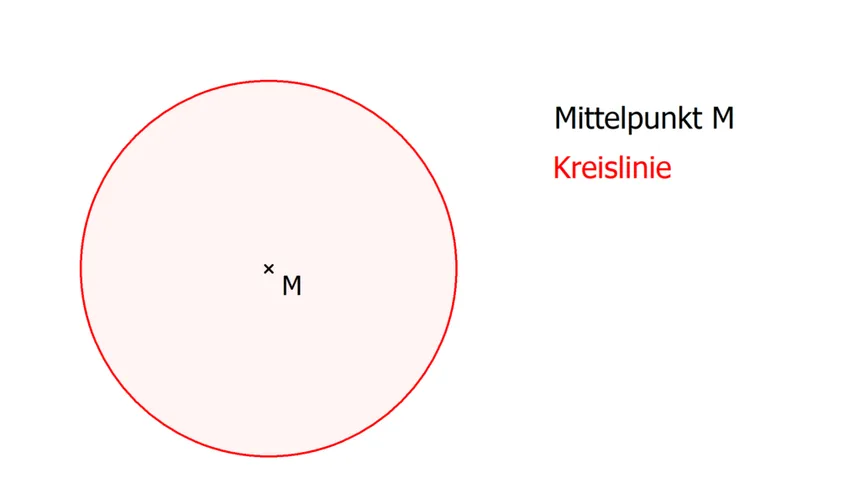
#> input picture 007-1-1024x576.bmp, 860 x 484 px; its folder holds only this picture in this run
$ python detect.py
#> lines starting #> are read from the running program, lines starting #| are printed output that depends on the picture; after the words box and inside, x2 and y2 are one past the last pixel; in counts of white or black regions, pixels touching at a corner belong together
#> the answer given: 007-1-1024x576.bmp
from tkinter import filedialog
import numpy as np
import cv2
from matplotlib import pyplot as plt
from IPython.display import Image, display

from tkinter import Tk
from tkinter.filedialog import askopenfilename

class CircleDetectorBuilder(object):

    # Testing
    #cv2.bilateralFilter (removes noise, leaves the egdes intact) still more testing involved
    #---------------------------------------------------------
    # TOP PRIORITY
    # Try out MSER blob detector
    # Blob Descriptor for texture recongnition
    # marker-based image segmentation using watershed algorithm

    #-------------------------------------------------------
    # #Try out Find Contours
    # Try out template Matching (pyramid)


    def __init__(self, filename: str, showFlag: bool, C: float):
        self.img = None
        self.filename = filename
        self.originalImage = None
        self.images = [self.originalImage]
        self.showFlag = showFlag
        self.C = C
        self.circles = None

    # [4 lines left out: function with_read_image_unchanged, not called in this run]

    def with_read_image(self):
        self.img = cv2.imread(self.filename)
#> self.img is the input picture: shape (484, 860, 3); mean B, G, R 249.1, 249.4, 253.7
        self.originalImage = self.img.copy()
        return self

    def with_resize_absolute(self, toX=800.0, toY=640.0):
#> called with toX = 720, toY = 480
        self.img = cv2.resize(self.img, (toX, toY))
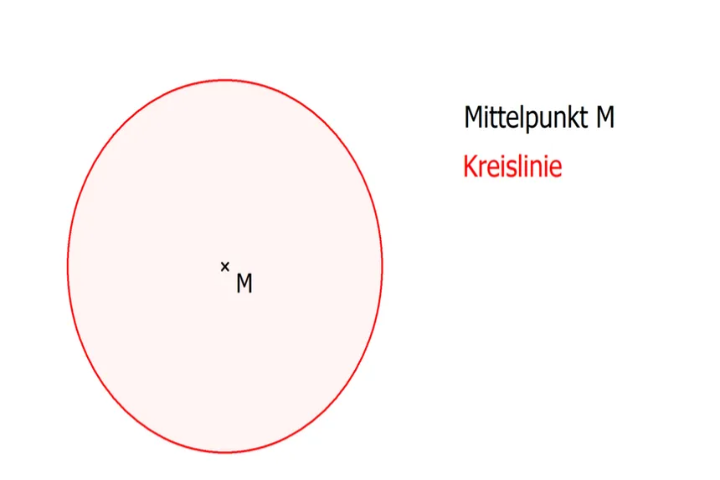
#> self.img: shape (480, 720, 3); mean B, G, R 249.1, 249.4, 253.7
        self.originalImage = self.img.copy()
        return self

    def with_resize_relative(self, factor):
        self.originalImage = self.img.copy()
        return NotImplemented

    def with_hue_shift(self, amount=30):
#> called with amount = 30
        dimensions = self.img[0,0]
#> dimensions = [255, 255, 255]
        if len(dimensions) == 3:
            b_channel, g_channel, r_channel = cv2.split(self.img)
            alpha_channel = np.ones(b_channel.shape, dtype=b_channel.dtype) * 50
            self.img = cv2.merge((b_channel, g_channel, r_channel, alpha_channel))
#> self.img: shape (480, 720, 4)
        if len(dimensions) == 4:
            alpha = self.img[:,:,3]


        bgr = self.img[:,:,0:3]
        hsv = cv2.cvtColor(bgr, cv2.COLOR_BGR2HSV)
#> hsv: shape (480, 720, 3); mean H, S, V 2.6, 4.7, 253.8
        h,s,v = cv2.split(hsv)
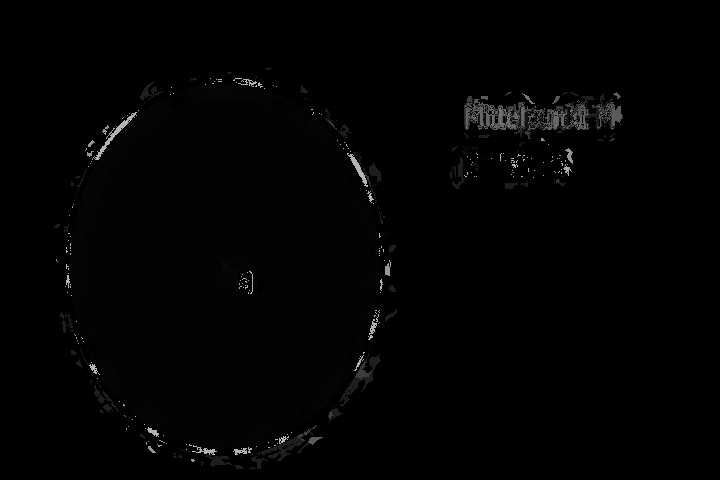
#> h: shape (480, 720); min 0, max 179, mean 2.6
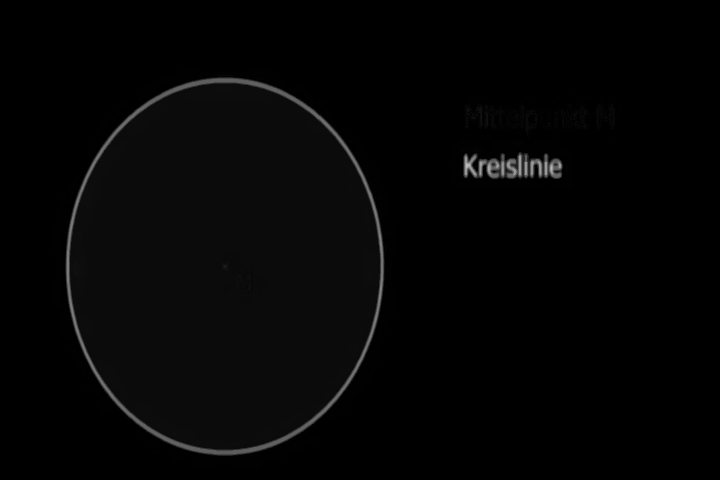
#> s: shape (480, 720); min 0, max 188, mean 4.7

        # cv2.imshow('h.png', h)
        # cv2.imshow('s.png', s)
        # cv2.imshow('v.png', v)

        hnew = np.mod(h + amount, 180).astype(np.uint8)
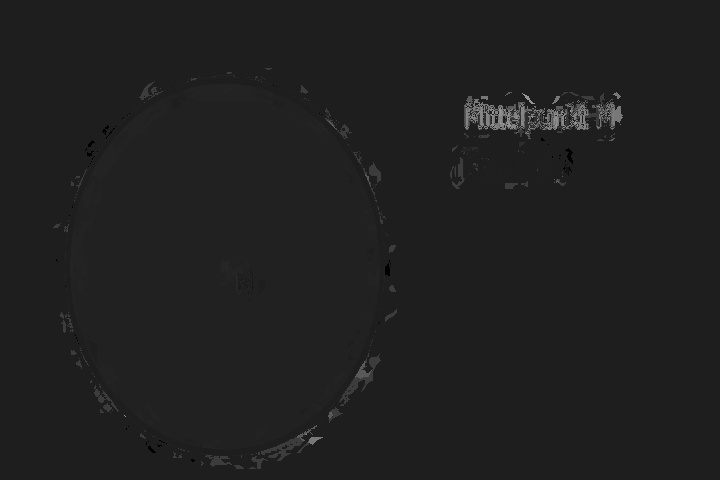
#> hnew: shape (480, 720); min 0, max 150, mean 31.7
        hsv_new = cv2.merge([hnew,s,v])
#> hsv_new: shape (480, 720, 3); mean H, S, V 31.7, 4.7, 253.8

        desaturated_image = hsv_new.copy()
        desaturated_image[:, :, 1] = desaturated_image[:, :, 1] * 0.0  # You can adjust the factor to control desaturation
#> desaturated_image: shape (480, 720, 3); mean H, S, V 31.7, 0, 253.8


        bgr_new = cv2.cvtColor(hsv_new, cv2.COLOR_HSV2BGR)
        desaturated_image_new = cv2.cvtColor(desaturated_image, cv2.COLOR_HSV2BGR)

        B, G, R = cv2.split(desaturated_image_new)
        # bgra = cv2.cvtColor(bgr_new, cv2.COLOR_BGR2BGRA)
        # bgra[:,:,3] = alpha

        self.img = G
        self.push_image()

        # cv2.imshow("BGR before Hue shift.png", bgr)
        # cv2.imshow("BGR after Hue shift.png", bgr_new)
        # cv2.imshow("BGR after Hue desat shift.png",desaturated_image_new)

        return self

    # [29 lines left out: functions with_split_B_G_R, with_grayscale, with_clahe, not called in this run]

    def with_global_histogram(self):
        return NotImplemented

    def with_adaptive_threshold(self, blockSize: int, _C: float, adaptiveMethod=cv2.ADAPTIVE_THRESH_GAUSSIAN_C, thresholdType=cv2.THRESH_BINARY, maxValue=255):
#> called with blockSize = 67, _C = 0, adaptiveMethod = 1, thresholdType = 0, maxValue = 255
        self.img = cv2.adaptiveThreshold(self.img, maxValue, adaptiveMethod, thresholdType, blockSize, self.C)
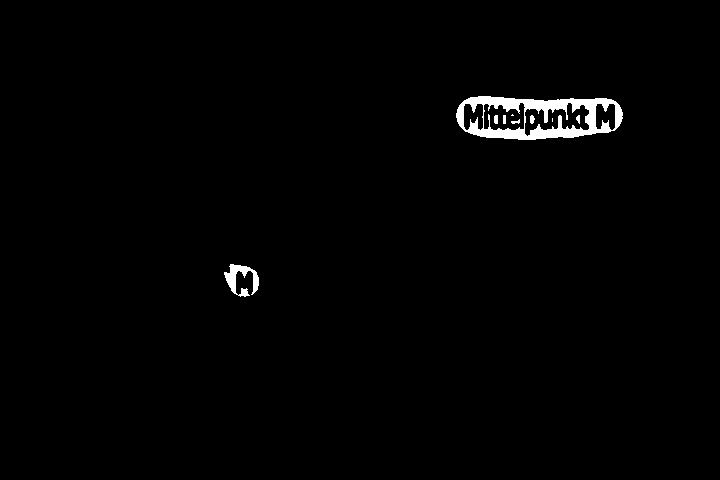
#> self.img: shape (480, 720); 1.2% white; 9 white regions (2 under 20 px), largest, box (x1, y1, x2, y2) and area: (456, 96, 623, 140) 3411, (224, 264, 259, 297) 513, (494, 115, 498, 124) 34
        self.push_image()
        return self

    # [4 lines left out: function with_threshold, not called in this run]


    def with_pyr_mean_shift_filter(self, sp=2, sr=12, maxLevel=2):
        self.img = cv2.pyrMeanShiftFiltering(self.img, sp, sr, maxLevel=2)
        cv2.imshow("Mean shift filterd", self.img)
        return self

    def with_gaussian_blur(self, sigmaX, sigmaY, kernelSize=(5,5), borderType=0):
        self.img = cv2.GaussianBlur(self.img, kernelSize, borderType, sigmaX, sigmaY)
        cv2.imshow("Gauss", self.img.copy())
        #self.push_image()
        return self

    # [44 lines left out: functions with_bilateral_blur, with_invert_image, with_median_blur, with_blur, with_erosion, with_dilation and 2 more, not called in this run]

    def with_watershed(self):
        # sure background area
        #kernel = cv2.getStructuringElement(cv2.MORPH_RECT, (3, 3))
        sure_bg = self.img

        # Distance transform
        dist = cv2.distanceTransform(self.img, cv2.DIST_L2, 5)
        cv2.imshow('Distance Transform', dist)

        #foreground area
        dist = dist.astype(np.uint8)
        #self.with_adaptive_threshold(31, self.C, maxValue=0.1 * dist.max())
        #ret, sure_fg = cv2.threshold(dist, 0.01 * dist.max(), 255, cv2.THRESH_BINARY)
        ret, sure_fg = cv2.threshold(dist, 0.3 * dist.max(), 255, cv2.THRESH_OTSU | cv2.THRESH_BINARY)
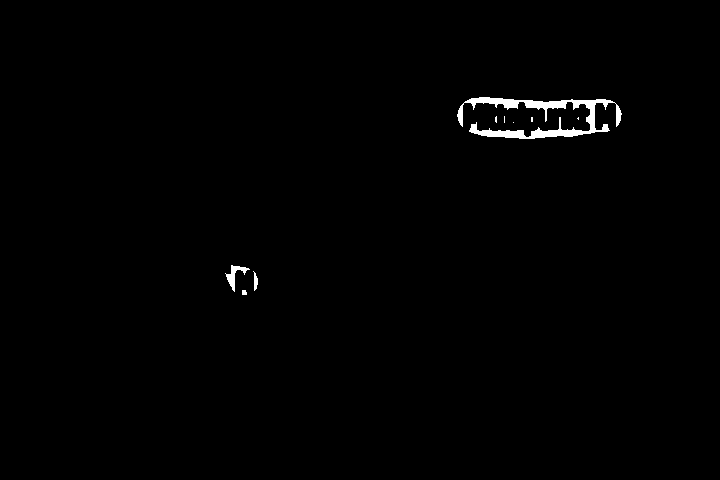
#> sure_fg: shape (480, 720); 0.72% white; 9 white regions (5 under 20 px), largest, box (x1, y1, x2, y2) and area: (457, 97, 622, 139) 2188, (225, 265, 250, 292) 201, (253, 271, 258, 291) 57, (242, 290, 247, 295) 23
#> ret = 1

        sure_fg = self.img.astype(np.uint8)
        cv2.imshow('Sure Foreground', sure_fg)

        # unknown area
        unknown = cv2.subtract(sure_bg, sure_fg)
#> unknown: shape (480, 720); every value is 0
        cv2.imshow('Unknown', unknown)

        # Marker labelling
        # sure foreground
        ret, markers = cv2.connectedComponents(sure_fg)
#> markers: shape (480, 720) int32; 10 distinct labels, from 0 to 9
#> ret = 10

        # Add one to all labels so that background is not 0, but 1
        markers += 1
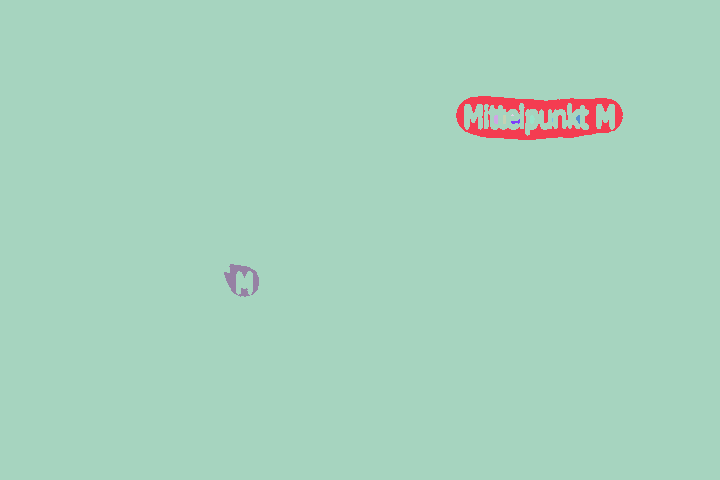
#> markers: shape (480, 720) int32; 10 distinct labels, from 1 to 10; one colour per label, 0 black
        # mark the region of unknown with zero
        markers[unknown == 255] = 0
#> (the run stopped early here; a loop or call above may not have finished)
